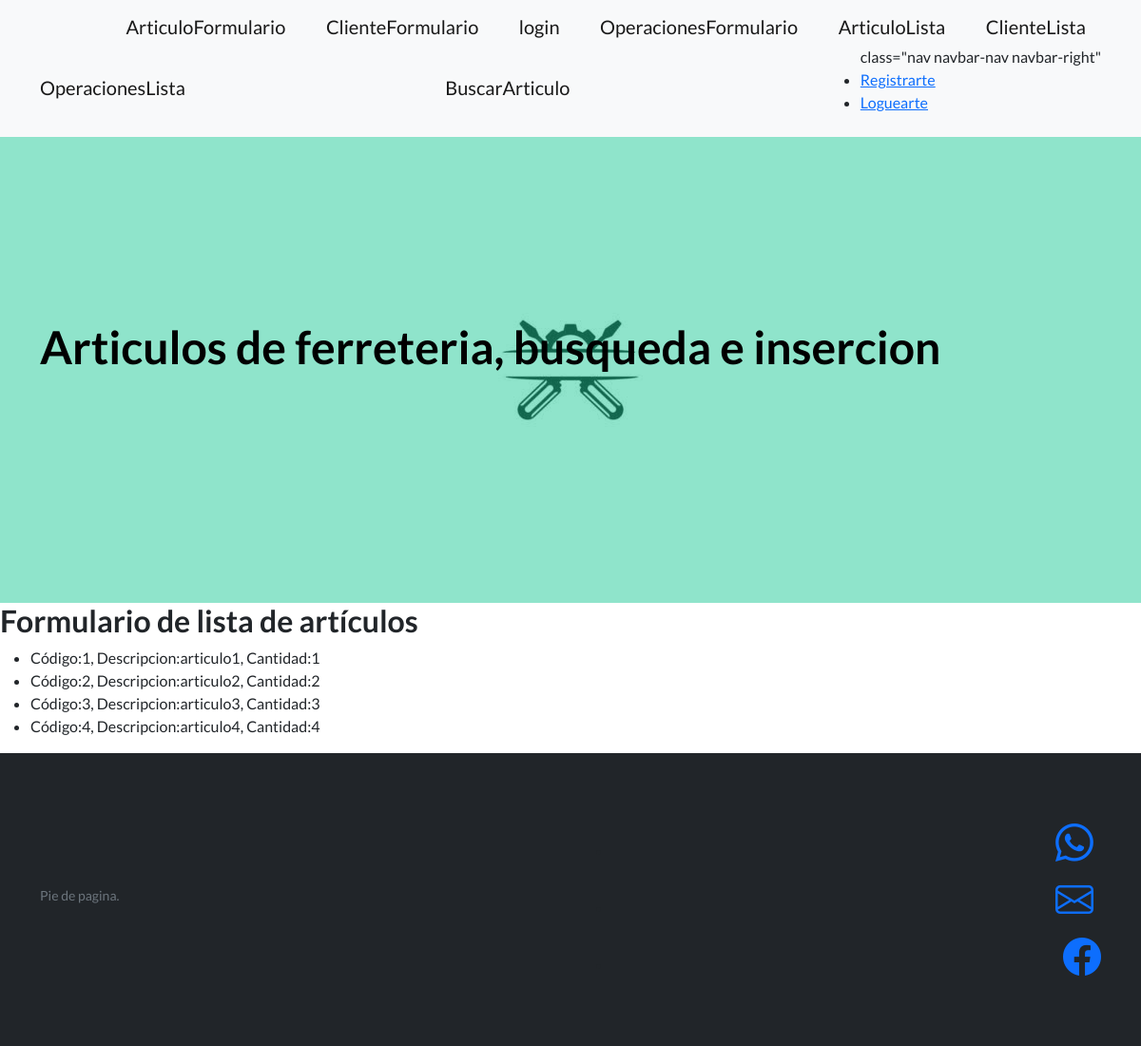
The page /AppCoder/ArticuloLista/ on the database its author committed.
### AppCoder/models.py (models this page shows)
class Articulo(models.Model):
    descripcion = models.CharField(max_length=40)
    codigo = models.IntegerField()
    cantidad= models.IntegerField()

### AppCoder/views.py (the view)
# urls.py: path('ArticuloLista/', views.articuloLista, name="ArticuloLista"),
def articuloLista(request) -> HttpResponse:
    lista = Articulo.objects.all()
    return render(request, "articuloLista.html", {"articuloLista": lista})

### AppCoder/templates/articuloLista.html
{% extends 'padre.html'%}
{% load static %}
{% block contenidoQueCambia %}
<h2>Formulario de lista de artículos </h2>
<ul>
{% for articulo in articuloLista %}
<li>Código:{{articulo.codigo}}, Descripcion:{{articulo.descripcion}}, Cantidad:{{articulo.cantidad}}</li>
{% endfor %}
</ul>
{% endblock contenidoQueCambia %}

### rows shown on the page
Articulo: codigo "1", descripcion "articulo1", cantidad "1"
Articulo: codigo "2", descripcion "articulo2", cantidad "2"
Articulo: codigo "3", descripcion "articulo3", cantidad "3"
Articulo: codigo "4", descripcion "articulo4", cantidad "4"
